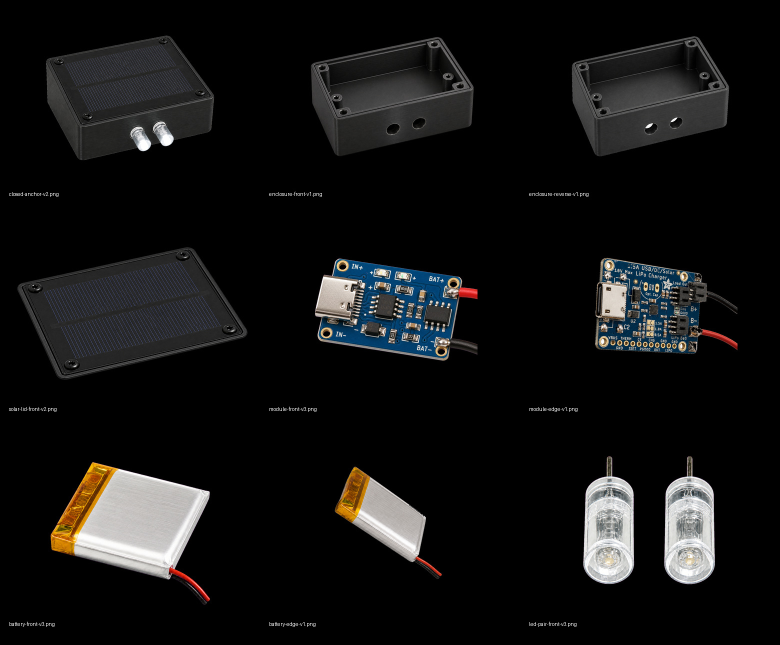
#> input picture review/assembly-cinematic-v3/cleaned-alpha/qa-contact-sheet-black.jpg, 1560 x 1290 px, given in place of enclosure-reverse-rejected-rgb.png, which was not available (shown at 1/2 size)
$ python finalize_asset_pack.py
#> lines starting #> are read from the running program, lines starting #| are printed output that depends on the picture; after the words box and inside, x2 and y2 are one past the last pixel; in counts of white or black regions, pixels touching at a corner belong together; pictures that were not available may be replaced by others from this repository, and a replacement may not be noted
#> in clean, source is the input picture: PIL image 1560x1290 RGB; mean R, G, B 19.7, 19.7, 19.6
from collections import deque
from pathlib import Path

import numpy as np
from PIL import Image, ImageDraw, ImageFilter, ImageFont


ROOT = Path(__file__).parent
SOURCES = ROOT / "production-candidates"
OUT = ROOT / "cleaned-alpha"


JOBS = {
    "enclosure-reverse-rejected-rgb.png": ("enclosure-reverse-v1.png", 185, 48),
    "battery-edge-rejected-rgb.png": ("battery-edge-v1.png", 222, 28),
    "module-edge-rejected-rgb.png": ("module-edge-v1.png", 185, 48),
}


def boundary_background(rgb: np.ndarray, minimum_luma: int, maximum_chroma: int) -> np.ndarray:
#> called with minimum_luma = 185, maximum_chroma = 48
    height, width, _ = rgb.shape
#> height = 1290; width = 1560
    luma = rgb.astype(np.uint16).sum(axis=2) // 3
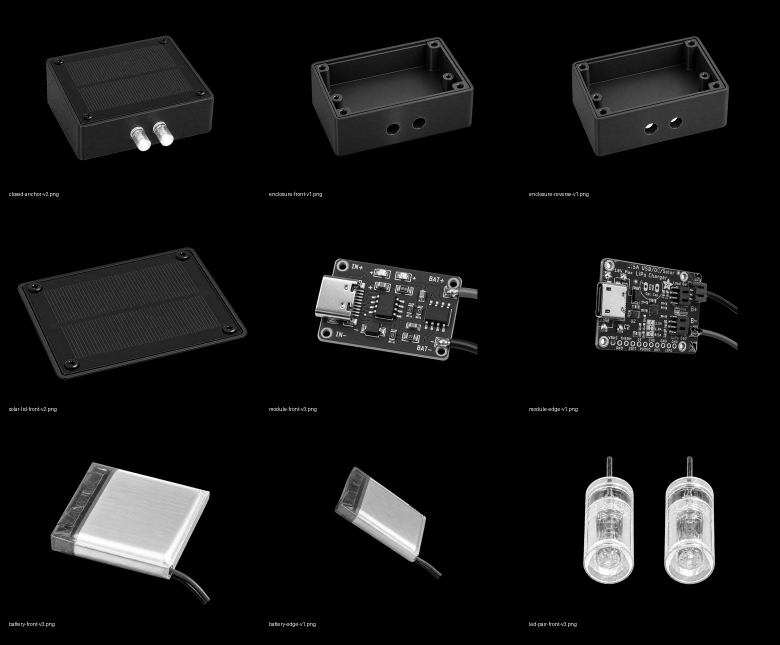
#> luma: shape (1290, 1560) uint64 (shown at 1/2 size); min 0, max 255, mean 19.6
    chroma = rgb.max(axis=2).astype(np.int16) - rgb.min(axis=2).astype(np.int16)
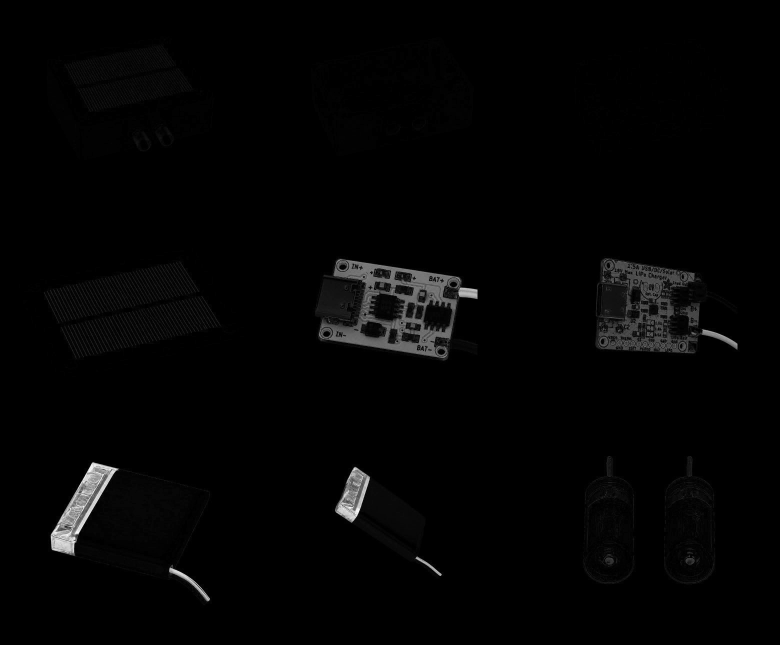
#> chroma: shape (1290, 1560) int16 (shown at 1/2 size); min 0, max 255, mean 4
    candidate = (luma >= minimum_luma) & (chroma <= maximum_chroma)
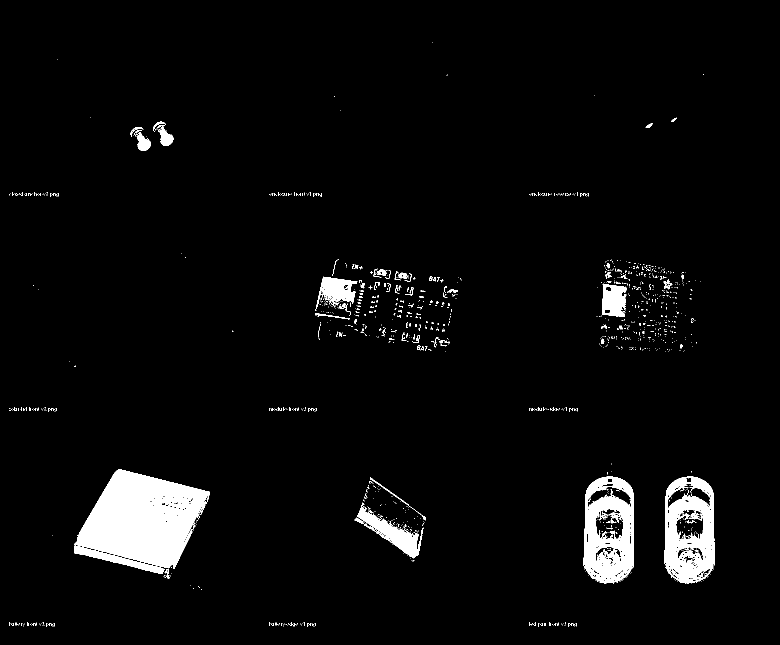
#> candidate: shape (1290, 1560) bool (shown at 1/2 size); 4% white; 1409 white regions (1336 under 20 px), largest, box (x1, y1, x2, y2) and area: (149, 938, 419, 1138) 32687, (1167, 953, 1268, 1167) 13445, (1329, 952, 1429, 1167) 12844
    background = np.zeros((height, width), dtype=bool)
    queue = deque()

    def seed(x: int, y: int) -> None:
        if candidate[y, x] and not background[y, x]:
            background[y, x] = True
            queue.append((x, y))

    for x in range(width):
        seed(x, 0)
        seed(x, height - 1)
    for y in range(height):
        seed(0, y)
        seed(width - 1, y)

    while queue:
        x, y = queue.popleft()
        for ny in range(max(0, y - 1), min(height, y + 2)):
            for nx in range(max(0, x - 1), min(width, x + 2)):
                if candidate[ny, nx] and not background[ny, nx]:
                    background[ny, nx] = True
                    queue.append((nx, ny))
#> in clean, `background = boundary_background(rgb, minimum_luma, maximum_chroma)`: background: shape (1290, 1560) bool; every value is 0
    return background


def largest_foreground_component(background: np.ndarray) -> np.ndarray:
    foreground = ~background
#> foreground: shape (1290, 1560) bool; every value is 1
    height, width = foreground.shape
#> height = 1290; width = 1560
    seen = np.zeros_like(foreground)
    best = []

    for y in range(height):
        for x in range(width):
            if not foreground[y, x] or seen[y, x]:
                continue
            component = []
            queue = deque([(x, y)])
            seen[y, x] = True
            while queue:
                cx, cy = queue.popleft()
                component.append((cx, cy))
                for ny in range(max(0, cy - 1), min(height, cy + 2)):
                    for nx in range(max(0, cx - 1), min(width, cx + 2)):
                        if foreground[ny, nx] and not seen[ny, nx]:
                            seen[ny, nx] = True
                            queue.append((nx, ny))
            if len(component) > len(best):
                best = component

    result = np.zeros_like(foreground)
    for x, y in best:
        result[y, x] = True
    return result


def decontaminated_rgba(rgb: np.ndarray, hard_mask: np.ndarray) -> Image.Image:
    mask_image = Image.fromarray((hard_mask * 255).astype(np.uint8), "L")
#> mask_image: PIL image 1560x1290 L; every value is 255
    # A restrained feather gives smooth edges without carrying checkerboard RGB.
    alpha = mask_image.filter(ImageFilter.GaussianBlur(0.65))
    alpha_array = np.asarray(alpha)

    clean_rgb = rgb.copy()
    known = hard_mask.copy()
    # Extend real foreground color two pixels beyond the hard silhouette. This
    # replaces baked checker colors wherever the feather is partially visible.
    for _ in range(3):
        accum = np.zeros_like(clean_rgb, dtype=np.uint32)
        count = np.zeros(hard_mask.shape, dtype=np.uint16)
        for dy, dx in ((-1, 0), (1, 0), (0, -1), (0, 1), (-1, -1), (1, -1), (-1, 1), (1, 1)):
            shifted_known = np.roll(known, (dy, dx), axis=(0, 1))
            shifted_rgb = np.roll(clean_rgb, (dy, dx), axis=(0, 1))
            if dy < 0:
                shifted_known[dy:, :] = False
            elif dy > 0:
                shifted_known[:dy, :] = False
            if dx < 0:
                shifted_known[:, dx:] = False
            elif dx > 0:
                shifted_known[:, :dx] = False
            accum += shifted_rgb.astype(np.uint32) * shifted_known[..., None]
            count += shifted_known.astype(np.uint16)
        fill = (~known) & (count > 0) & (alpha_array > 0)
        clean_rgb[fill] = (accum[fill] // count[fill, None]).astype(np.uint8)
        known |= fill
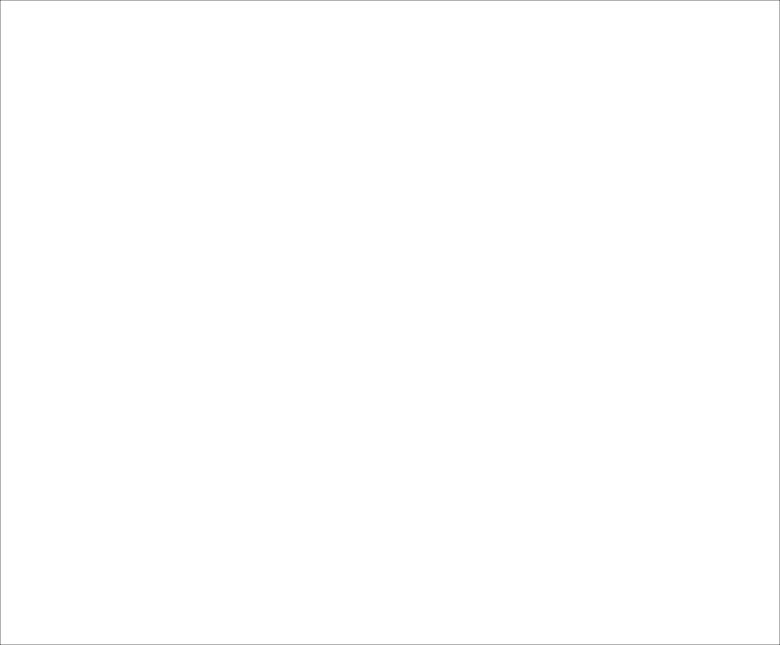
#> count: shape (1290, 1560) uint16 (shown at 1/2 size); min 3, max 8, mean 7.99; drawn with min black and max white
#> shifted_known: shape (1290, 1560) bool; 99.9% white; black in thin lines or dots

    rgba = np.dstack((clean_rgb, alpha_array)).astype(np.uint8)
    return Image.fromarray(rgba, "RGBA")


def clean(source_name: str, output_name: str, minimum_luma: int, maximum_chroma: int) -> Path:
    source = Image.open(SOURCES / source_name).convert("RGB")
    rgb = np.asarray(source)
    background = boundary_background(rgb, minimum_luma, maximum_chroma)
    hard_mask = largest_foreground_component(background)
    output = decontaminated_rgba(rgb, hard_mask)
    destination = OUT / output_name
    output.save(destination)
    return destination


def production_assets() -> list[Path]:
    return [
        OUT / "closed-anchor-v2.png",
        SOURCES / "enclosure-front-v1.png",
        OUT / "enclosure-reverse-v1.png",
        SOURCES / "solar-lid-front-v2.png",
        OUT / "module-front-v3.png",
        OUT / "module-edge-v1.png",
        OUT / "battery-front-v3.png",
        OUT / "battery-edge-v1.png",
        OUT / "led-pair-front-v3.png",
    ]


def make_contact_sheet(background: tuple[int, int, int], destination: Path) -> None:
    assets = production_assets()
    cell_width, cell_height = 520, 430
    columns = 3
    rows = (len(assets) + columns - 1) // columns
    canvas = Image.new("RGB", (columns * cell_width, rows * cell_height), background)
    draw = ImageDraw.Draw(canvas)
    label_fill = (245, 245, 245) if sum(background) < 350 else (24, 24, 24)
    for index, path in enumerate(assets):
        image = Image.open(path).convert("RGBA")
        image.thumbnail((470, 350), Image.Resampling.LANCZOS)
        x = (index % columns) * cell_width + (cell_width - image.width) // 2
        y = (index // columns) * cell_height + 20 + (350 - image.height) // 2
        tile = Image.new("RGBA", image.size, background + (255,))
        tile.alpha_composite(image)
        canvas.paste(tile.convert("RGB"), (x, y))
        draw.text(((index % columns) * cell_width + 18, (index // columns) * cell_height + 382), path.name, fill=label_fill)
    canvas.save(destination, quality=94, subsampling=0)


if __name__ == "__main__":
    OUT.mkdir(exist_ok=True)
    for source_name, (output_name, minimum_luma, maximum_chroma) in JOBS.items():
        clean(source_name, output_name, minimum_luma, maximum_chroma)
#> pass 2 of the loop `for source_name, (output_name, minimum_luma, maximum_chroma) in JOBS.i..`:
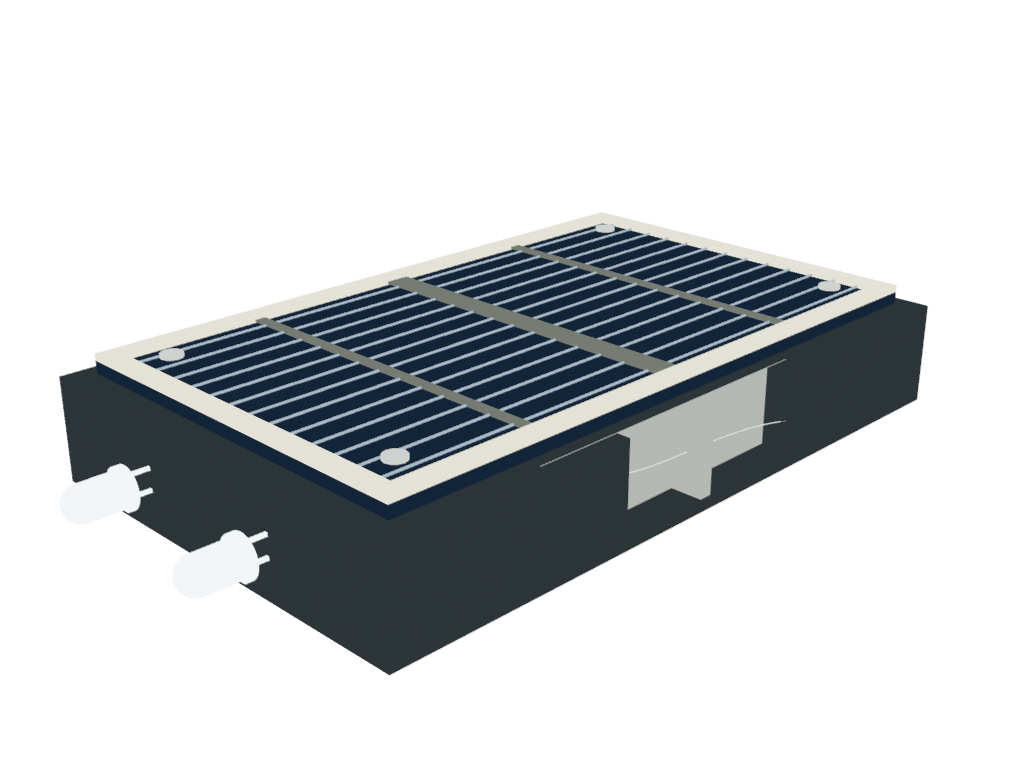
#> input picture review/blender-candidate-frame-120.png, 1024 x 768 px, given in place of battery-edge-rejected-rgb.png, which was not available
#> source: PIL image 1024x768 RGB
#> in boundary_background (call 2), `height, width, _ = rgb.shape`: height = 768; width = 1024
#> luma: shape (768, 1024) uint64
#> chroma: shape (768, 1024) int16
#> in boundary_background (call 2), `candidate = (luma >= minimum_luma) & (chroma <= maximum_chroma)`:
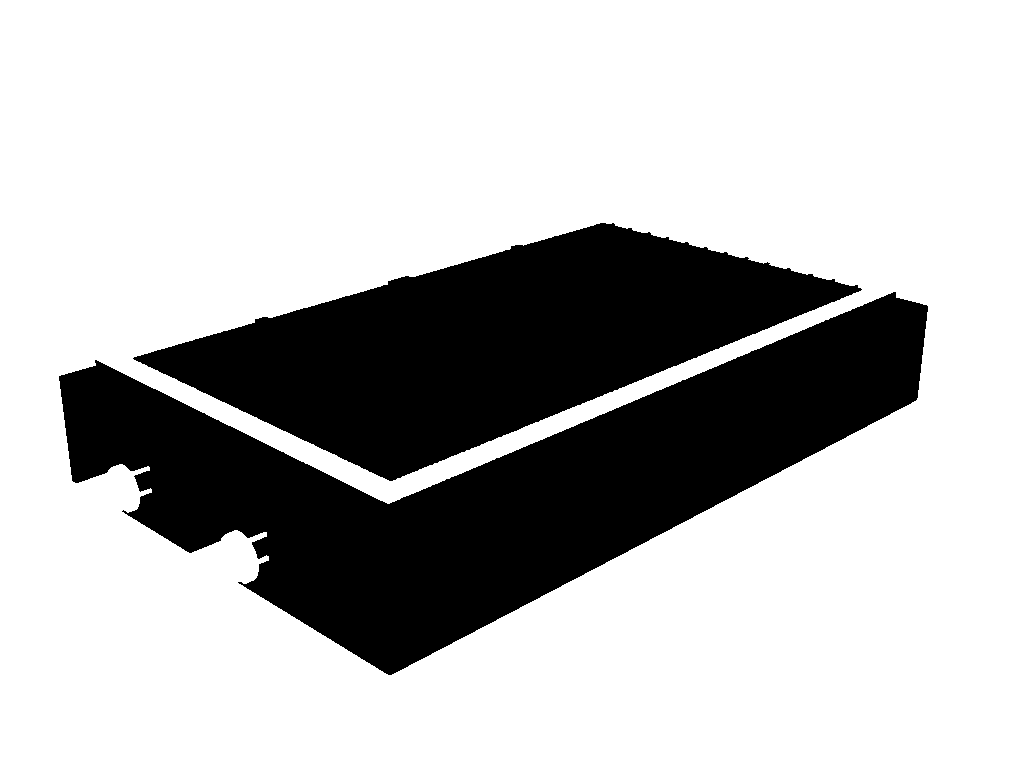
#> candidate: shape (768, 1024) bool; 73.4% white; 2 black regions, box (x1, y1, x2, y2) and area: (59, 292, 928, 675) 121168, (133, 223, 862, 481) 87685
#> mask_image: PIL image 1024x768 L; 15.4% white; 1 white region, box (x1, y1, x2, y2) and area: (59, 292, 928, 675) 121168
#> in decontaminated_rgba (call 2), `rgba = np.dstack((clean_rgb, alpha_array)).astype(np.uint8)`:
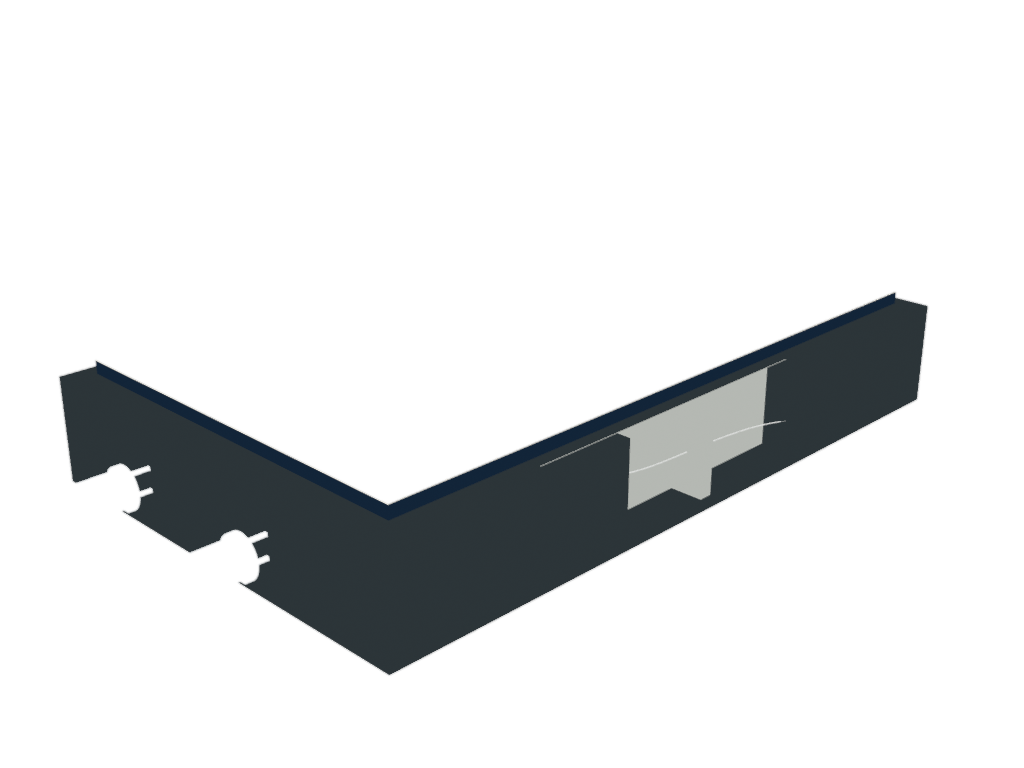
#> rgba: shape (768, 1024, 4); mean R, G, B, A 201.7, 204.8, 206.8, 39.3; transparent parts drawn white
#> (the run stopped early here; a loop or call above may not have finished)
